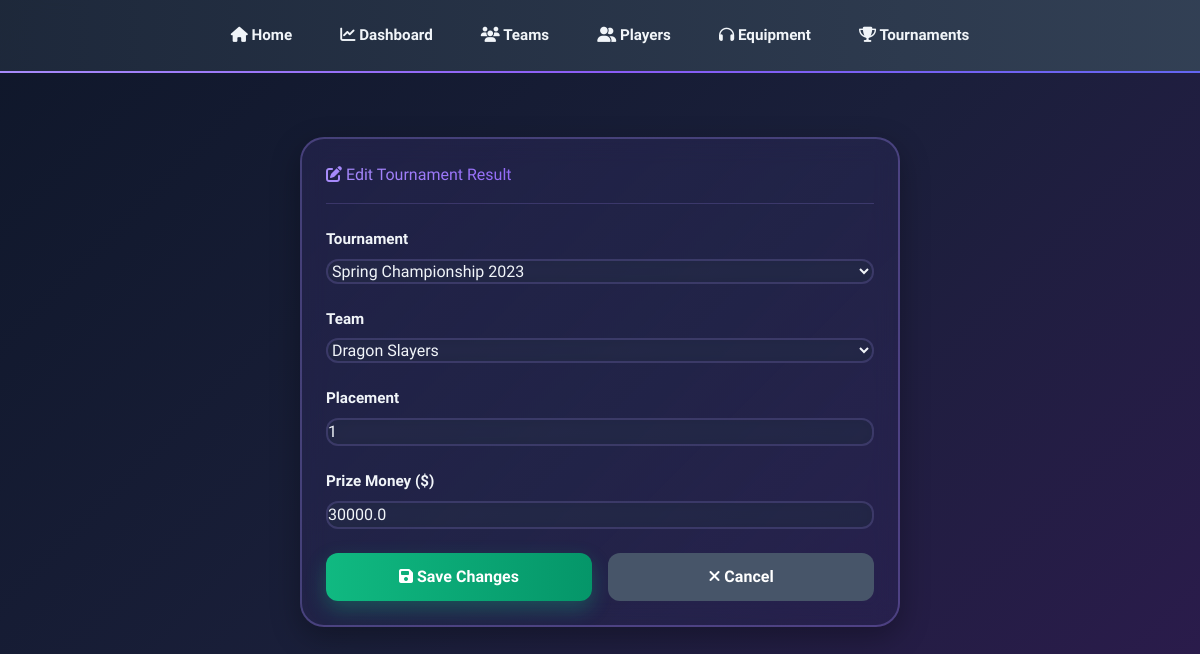
The page /result/1/edit on the database its author committed.
### tables this page shows
CREATE TABLE TournamentResults (
        ResultID INTEGER PRIMARY KEY AUTOINCREMENT,
        TournamentID INTEGER NOT NULL,
        TeamID INTEGER NOT NULL,
        Placement INTEGER NOT NULL,
        PrizeMoney REAL NOT NULL,
        FOREIGN KEY (TournamentID) REFERENCES Tournaments(TournamentID),
        FOREIGN KEY (TeamID) REFERENCES Teams(TeamID)
    );

CREATE TABLE Tournaments (
        TournamentID INTEGER PRIMARY KEY AUTOINCREMENT,
        TournamentName TEXT NOT NULL,
        Game TEXT NOT NULL,
        StartDate DATE NOT NULL,
        EndDate DATE NOT NULL,
        Location TEXT NOT NULL,
        PrizePool REAL NOT NULL
    );

CREATE TABLE Teams (
        TeamID INTEGER PRIMARY KEY AUTOINCREMENT,
        TeamName TEXT NOT NULL UNIQUE,
        Founded DATE NOT NULL,
        Coach TEXT NOT NULL,
        Country TEXT NOT NULL,
        GameID INTEGER,
        FOREIGN KEY (GameID) REFERENCES Games(GameID)
    );

### app.py (the view, shortened to what this page needs)
@app.route('/result/<int:result_id>/edit', methods=['GET', 'POST'])
def edit_result(result_id):
    conn = get_db_connection()
    result = conn.execute('SELECT * FROM TournamentResults WHERE ResultID = ?', (result_id,)).fetchone()
    tournaments = conn.execute('SELECT * FROM Tournaments').fetchall()
    teams = conn.execute('SELECT * FROM Teams').fetchall()
    conn.close()
    return render_template('edit_result.html', result=result, tournaments=tournaments, teams=teams)

### app.py (called while the page is built)
def get_db_connection():
    conn = sqlite3.connect(DATABASE)
    conn.row_factory = sqlite3.Row
    return conn

### templates/edit_result.html (shortened to what this page needs)
{% extends "base.html" %}
{% block content %}
<div style="max-width: 600px; margin: 2rem auto;">
    <div class="card form-card">
        <div class="card-header">
            <h1><i class="fas fa-edit"></i> Edit Tournament Result</h1>
        </div>
        <form method="POST" action="/result/{{ result['ResultID'] }}/edit">
            <div class="form-group">
                <label for="tournament_id">Tournament</label>
                <select id="tournament_id" name="tournament_id" required>
                    {% for tournament in tournaments %}
                    <option value="{{ tournament['TournamentID'] }}" {% if
                        tournament['TournamentID']==result['TournamentID'] %}selected{% endif %}>
                        {{ tournament['TournamentName'] }}
                    </option>
                    {% endfor %}
                </select>
            </div>
            <div class="form-group">
                <label for="team_id">Team</label>
                <select id="team_id" name="team_id" required>
                    {% for team in teams %}
                    <option value="{{ team['TeamID'] }}" {% if team['TeamID']==result['TeamID'] %}selected{% endif %}>
                        {{ team['TeamName'] }}
                    </option>
                    {% endfor %}
                </select>
            </div>
            <div class="form-group">
                <label for="placement">Placement</label>
                <input type="number" id="placement" name="placement" min="1" value="{{ result['Placement'] }}" required
                    placeholder="e.g., 1">
            </div>
            <div class="form-group">
                <label for="prize_money">Prize Money ($)</label>
                <input type="number" id="prize_money" name="prize_money" step="0.01" value="{{ result['PrizeMoney'] }}"
                    required placeholder="0.00">
            </div>
            <div style="display: flex; gap: 1rem;">
                <button type="submit" class="btn btn-success" style="flex: 1;"><i class="fas fa-save"></i> Save
                    Changes</button>
                <a href="/tournaments" class="btn btn-secondary" style="flex: 1; text-align: center;"><i
                        class="fas fa-times"></i> Cancel</a>
            </div>
        </form>
    </div>
</div>
{% endblock %}

### templates/base.html (style rules this page uses)
* { transition: all 0.3s ease; }
body { background: linear-gradient(135deg, #0f172a 0%, #1a1f3a 50%, #2d1b4e 100%); min-height: 100vh; overflow-x: hidden; color: #f1f5f9; font-family: 'Segoe UI', -apple-system, BlinkMacSystemFont, sans-serif; }
h1 { font-size: 2.25rem; font-weight: 900; margin-bottom: 2rem; background: linear-gradient(to right, #a78bfa, #8b5cf6, #6366f1); -webkit-background-clip: text; -webkit-text-fill-color: transparent; background-clip: text; }
.card { backdrop-filter: blur(12px); background: linear-gradient(135deg, rgba(30, 41, 59, 0.8) 0%, rgba(51, 65, 85, 0.5) 100%); border: 1px solid rgba(167, 139, 250, 0.2); border-radius: 1.5rem; padding: 1.5rem; box-shadow: 0 10px 30px rgba(0, 0, 0, 0.3); margin-bottom: 2rem; transition: all 0.5s; position: relative; overflow: hidden; }
.card-header { display: flex; flex-direction: column; gap: 0.75rem; margin-bottom: 1.5rem; padding-bottom: 1rem; border-bottom: 1px solid rgba(167, 139, 250, 0.2); }
.form-card { backdrop-filter: blur(12px); background: linear-gradient(135deg, rgba(139, 92, 246, 0.1) 0%, rgba(99, 102, 241, 0.05) 100%); border: 2px solid rgba(167, 139, 250, 0.3); border-radius: 1.5rem; padding: 1.5rem; margin-bottom: 2rem; }
.form-group { margin-bottom: 1.5rem; }
label { display: block; margin-bottom: 0.5rem; font-weight: 600; color: #f1f5f9; font-size: 0.95rem; }
input, select, textarea { width: 100%; padding: 0.75rem 1rem; background: rgba(30, 41, 59, 0.5); backdrop-filter: blur(8px); border: 2px solid rgba(167, 139, 250, 0.2); border-radius: 0.75rem; color: #f1f5f9; font-size: 1rem; transition: all 0.3s; font-family: inherit; }
input::placeholder, select::placeholder { color: #94a3b8; }
.btn { display: inline-block; padding: 0.75rem 1.5rem; font-weight: bold; border-radius: 0.75rem; border: none; cursor: pointer; transition: all 0.3s; color: white; text-decoration: none; font-size: 1rem; }
.btn-secondary { background: #475569; transition: all 0.3s; }
.btn-success { background: linear-gradient(to right, #10b981, #059669); box-shadow: 0 8px 20px rgba(16, 185, 129, 0.3); transition: all 0.3s; }

### rows shown on the page
TournamentResults: tournament_id "Spring Championship 2023", team_id "Dragon Slayers", placement "1", prize_money "30000.0"
